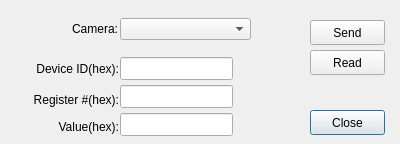
<ui version="4.0" >
 <class>IOCTLDialog</class>
 <widget class="QDialog" name="IOCTLDialog" >
  <property name="geometry" >
   <rect>
    <x>0</x>
    <y>0</y>
    <width>400</width>
    <height>144</height>
   </rect>
  </property>
  <property name="windowTitle" >
   <string>Device I/O Control</string>
  </property>
  <widget class="QPushButton" name="uiBtnRead" >
   <property name="geometry" >
    <rect>
     <x>310</x>
     <y>50</y>
     <width>75</width>
     <height>25</height>
    </rect>
   </property>
   <property name="text" >
    <string>Read</string>
   </property>
   <property name="autoDefault" >
    <bool>false</bool>
   </property>
  </widget>
  <widget class="QLineEdit" name="uiLEditDeviceID" >
   <property name="geometry" >
    <rect>
     <x>120</x>
     <y>57</y>
     <width>113</width>
     <height>23</height>
    </rect>
   </property>
  </widget>
  <widget class="QLineEdit" name="uiLEditRegister" >
   <property name="geometry" >
    <rect>
     <x>120</x>
     <y>85</y>
     <width>113</width>
     <height>23</height>
    </rect>
   </property>
  </widget>
  <widget class="QLineEdit" name="uiLEditValue" >
   <property name="geometry" >
    <rect>
     <x>120</x>
     <y>113</y>
     <width>113</width>
     <height>23</height>
    </rect>
   </property>
  </widget>
  <widget class="QPushButton" name="uiBtnSend" >
   <property name="geometry" >
    <rect>
     <x>310</x>
     <y>20</y>
     <width>75</width>
     <height>25</height>
    </rect>
   </property>
   <property name="text" >
    <string>Send</string>
   </property>
   <property name="autoDefault" >
    <bool>false</bool>
   </property>
  </widget>
  <widget class="QPushButton" name="uiBtnClose" >
   <property name="geometry" >
    <rect>
     <x>310</x>
     <y>110</y>
     <width>75</width>
     <height>25</height>
    </rect>
   </property>
   <property name="text" >
    <string>Close</string>
   </property>
   <property name="default" >
    <bool>true</bool>
   </property>
  </widget>
  <widget class="QLabel" name="uilabelCamera" >
   <property name="geometry" >
    <rect>
     <x>30</x>
     <y>20</y>
     <width>88</width>
     <height>17</height>
    </rect>
   </property>
   <property name="text" >
    <string>Camera:</string>
   </property>
   <property name="alignment" >
    <set>Qt::AlignRight|Qt::AlignTrailing|Qt::AlignVCenter</set>
   </property>
  </widget>
  <widget class="QComboBox" name="uiComboCamera" >
   <property name="geometry" >
    <rect>
     <x>120</x>
     <y>18</y>
     <width>131</width>
     <height>22</height>
    </rect>
   </property>
  </widget>
  <widget class="QLabel" name="uilabelRegNum" >
   <property name="geometry" >
    <rect>
     <x>7</x>
     <y>90</y>
     <width>112</width>
     <height>20</height>
    </rect>
   </property>
   <property name="text" >
    <string>Register #(hex):</string>
   </property>
   <property name="alignment" >
    <set>Qt::AlignRight|Qt::AlignTrailing|Qt::AlignVCenter</set>
   </property>
  </widget>
  <widget class="QLabel" name="uilabelValue" >
   <property name="geometry" >
    <rect>
     <x>7</x>
     <y>118</y>
     <width>112</width>
     <height>17</height>
    </rect>
   </property>
   <property name="text" >
    <string>Value(hex):</string>
   </property>
   <property name="alignment" >
    <set>Qt::AlignRight|Qt::AlignTrailing|Qt::AlignVCenter</set>
   </property>
  </widget>
  <widget class="QLabel" name="uilabelDeviceID" >
   <property name="geometry" >
    <rect>
     <x>7</x>
     <y>60</y>
     <width>112</width>
     <height>17</height>
    </rect>
   </property>
   <property name="text" >
    <string>Device ID(hex):</string>
   </property>
   <property name="alignment" >
    <set>Qt::AlignRight|Qt::AlignTrailing|Qt::AlignVCenter</set>
   </property>
  </widget>
 </widget>
 <tabstops>
  <tabstop>uiComboCamera</tabstop>
  <tabstop>uiLEditDeviceID</tabstop>
  <tabstop>uiLEditRegister</tabstop>
  <tabstop>uiLEditValue</tabstop>
  <tabstop>uiBtnSend</tabstop>
  <tabstop>uiBtnRead</tabstop>
  <tabstop>uiBtnClose</tabstop>
 </tabstops>
 <resources/>
 <connections>
  <connection>
   <sender>uiBtnClose</sender>
   <signal>clicked()</signal>
   <receiver>IOCTLDialog</receiver>
   <slot>reject()</slot>
   <hints>
    <hint type="sourcelabel" >
     <x>351</x>
     <y>158</y>
    </hint>
    <hint type="destinationlabel" >
     <x>203</x>
     <y>107</y>
    </hint>
   </hints>
  </connection>
 </connections>
</ui>
